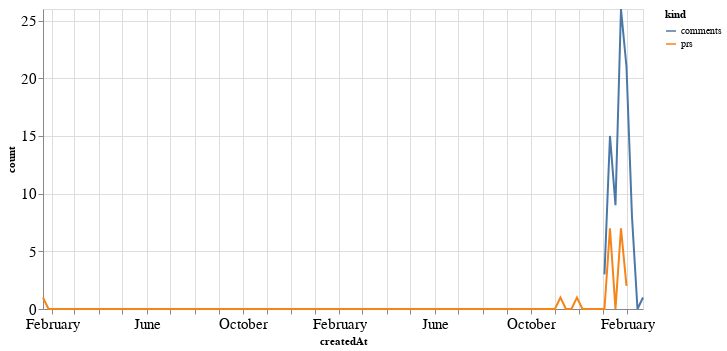

The notebook cell this image was saved under:
### Code cell
alt.Chart(total_time, width=600).mark_line().encode(
    x='createdAt',
    y='count',
    color='kind'
)

### Figure 1 — Vega-Lite specification as saved in the notebook (floating-point values rounded to 4 significant figures; data arrays with more than 128 entries replaced by an {"elided": "..."} marker saying what was removed)
{"config": {"axisLeft": {"labelFontSize": 15}, "axisBottom": {"labelFontSize": 15}}, "data": {"name": "data-19c0f3160da6e63ea7ca94c1a14602e3"}, "mark": "line", "encoding": {"color": {"type": "nominal", "field": "kind"}, "x": {"type": "temporal", "field": "createdAt"}, "y": {"type": "quantitative", "field": "count"}}, "width": 600, "$schema": "https://vega.github.io/schema/vega-lite/v4.8.1.json", "datasets": {"data-19c0f3160da6e63ea7ca94c1a14602e3": {"elided": "220 records"}}}
